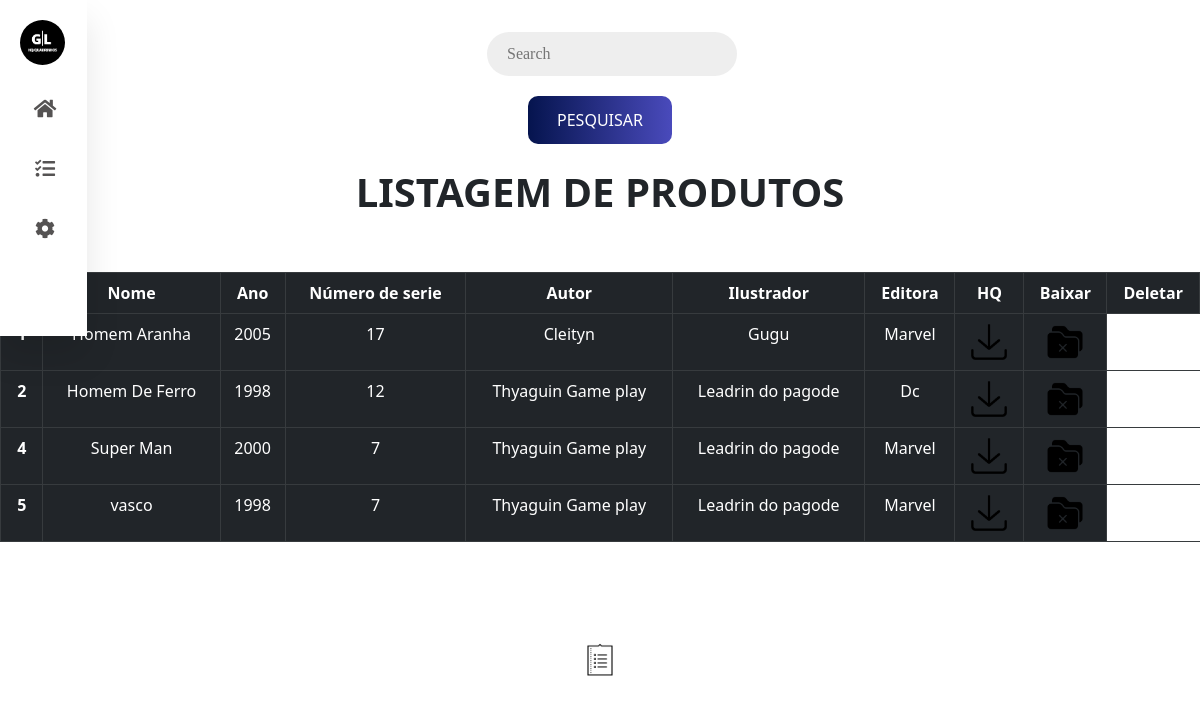
Screenshot of /view/tela_listagem.php with the database file from the repository.
### tables this page shows
CREATE TABLE `hq` (
  `id` int(10) NOT NULL,
  `nome` varchar(70) NOT NULL,
  `ano` varchar(15) NOT NULL,
  `numdserie` varchar(15) NOT NULL,
  `autor` varchar(50) NOT NULL,
  `ilust` varchar(50) NOT NULL,
  `editora` varchar(50) NOT NULL,
  `imagem` varchar(200) DEFAULT NULL,
  `endereco` varchar(200) DEFAULT NULL
);

### view/tela_listagem.php (the view, shortened to what this page needs)
<?php
  	$conectar = getConnection();
?>
<!DOCTYPE html>
<link href="https://cdnjs.cloudflare.com/ajax/libs/font-awesome/5.15.4/css/all.min.css"
      rel="stylesheet">
<html>
 	<head>
		 <link href="https://cdn.jsdelivr.net/npm/bootstrap@5.2.1/dist/css/bootstrap.min.css" rel="stylesheet">
	</head>
	<header>
	<nav>
	<ul>
		<li>
		<a href="#" class="logo">
			<img src="../view/a (1).png" alt="">
			<span class="nav-item">HQS</span>
		</a>
		</li>
	<li><a href="tela_cadastro.html">
		<i class="fas fa-home"></i>
		<b><span class="nav-item">Cadastro</span></b>
	</a></li>
	 <li> <a href="tela_listagem.php">
		<i class="fas fa-tasks"></i>
		<b><span class="nav-item">Listagem</span></b>
	</a></li>
	   <li><a href="tela_atualizacao.html">
		<i class="fas fa-cog"></i>
		<b><span class="nav-item">Recadastro</span></b>
	</a></li>
	</ul>
</nav>
</header>
<body>
<?php
  $dados = filter_input_array(INPUT_GET, FILTER_DEFAULT);
?>
<br>
<form action="tela_listagem.php" method="GET">
<center>
	<div class="container">
    <input type="text" name="login_usuario" placeholder="Search" id="input_pesquisa" class="search">
	</div>
</center>
	<br><br><br>
<center>
	<div class="container">
	<input class="pesquisar" type="submit" value="Pesquisar">
	</div>
</center>
</form>
<br>
<center>
<h1><b> LISTAGEM DE PRODUTOS </b></h1>
<br><br>
<?php
      $pesquisa = $dados['login_usuario'] . "%";
       $sql = "SELECT id,nome, ano, numdserie,autor, ilust,editora,imagem, endereco FROM hq WHERE nome LIKE :nome ORDER BY id";
       $consulta = $conectar->prepare($sql);
       $consulta -> bindParam(':nome', $pesquisa, PDO::PARAM_STR);
       $consulta->execute();
       echo '<table class="table table-bordered table-dark">';
       echo "<thead>";
       echo "<tr>";
       echo "<th><center> ID </center></th>";
       echo "<th><center> Nome </center></th>";
       echo "<th><center> Ano </center></th>";
       echo "<th><center> Número de serie </center></th>";
       echo "<th><center> Autor </center></th>";
       echo "<th><center> Ilustrador </center></th>";
       echo "<th><center> Editora </center></th>";
       echo "<th><center> HQ </center></th>";
	   echo "<th><center> Baixar </center></th>";
	   echo "<th><center> Deletar </center></th>";
       echo "</tr>";
       echo "</thead>";
       echo "<tbody>";
       while ($exibir = $consulta->fetch(PDO::FETCH_ASSOC)) {
          echo "<tr>";
          echo "<th><center>" . $exibir['id'] . "</center></th>";
          echo "<td><center>" . $exibir['nome'] . "</center></td>";
          echo "<td><center>" . $exibir['ano'] . "</center></td>";
          echo "<td><center>" . $exibir['numdserie'] . "</center></td>";
          echo "<td><center>" . $exibir['autor'] . "</center></td>";
          echo "<td><center>" . $exibir['ilust'] . "</center></td>";
          echo "<td><center>" . $exibir['editora'] . "</center></td>";
          echo "<td><center> <a class='deletar' href='../uploads/" . $exibir["endereco"] . "' download> <img src='d.png'> </a> </center></td>";
        ?>
      <td>
        <center>
          <a class="Deletar" href="<?php echo "../model/deletar.php?id={$exibir['id']}"; ?>">
            <img src="excluir-pasta.png" name="id_deletar">
          </a>
        </center>
      </td>
    <?php
          echo "</tr>";
        }
        echo "</tbody>";
        echo "</table>";
        ?>
<br><br><br>
        <a class="Relatorio" href="gerar_pdf.php" name="relatorio">
            <img src="relatorio.png">
        </a>
</center>
</body>
</html>

### view/tela_listagem.php (style rules this page uses)
body { background-image: url('fundo_login.jpg'); background-repeat: no-repeat; background-attachment: fixed; background-size: cover; }
img { width: 40px; height: 40px; }
ul,a { margin: 0; padding: 0; outline: none; border: none; text-decoration: none; box-sizing: border-box; font-family: "Poppis", sans-serif; }
nav { position: absolute; top: 0; bottom: 0; height: 42%; left: 0; background: #fff; width: 87px; overflow: hidden; transition: width 0.2s linear; box-shadow: 0 20px 35px rgba(0, 0, 0, 0.1 ); }
.logo { text-align: center; display: flex; transition: all 0.5s ease; margin: 10px 0 0 10px; }
.logo img { width: 45px; height: 45px; border-radius: 50%; }
.logo span { font-weight: bold; padding-left: 15px; font-size: 18px ; text-transform: uppercase; }
a { position: relative; color: rgb(85, 83, 83); font-size: 14px; display: table; width: 300px; padding: 10px; }
.fas { position: relative; width: 70px; height: 40px; top: 14px; font-size: 20px; text-align: center; }
.nav-item { position: relative; top: 12px; margin-left: 10px; }
.container { position: relative; width: 250px; }
.search { position: relative; width: 100%; padding: 10px 10px 10px 20px; border: 0; border-radius: 50px; overflow: hidden; font-family: "Poppins"; font-size: 16px; transition: all 0.5s ease-in-out; background-color: #eee; }
.search { position: absolute; top: 8px; right: -12px; transition: all 0.5 ease-in-out; }
.Deletar { width: 10px; }
.deletar { width: 10px; }
.pesquisar { border: none; color: #ffff; width: 9em; height: 3em; line-height: 2em; text-align: center; background: rgb(5,20,78); background: linear-gradient(90deg, rgba(5,20,78,1) 0%, rgba(77,77,193,1) 35%, rgba(199,217,221,1) 100%); background-size: 300%; border-radius: 10px; text-transform: uppercase; cursor: pointer; z-index: 1; }
.pesquisar::before { content: ""; position: absolute; top: -5px; left: -5px; right: -5px; bottom: -5px; z-index: -1; background: rgb(5,20,78); background: linear-gradient(90deg, rgba(5,20,78,1) 0%, rgba(77,77,193,1) 35%, rgba(199,217,221,1) 100%); background-size: 400%; border-radius: 10px; transition: 1s; }

### rows the page displays
hq: nome "Homem Aranha", ano "2005", numdserie "17", autor "Cleityn", ilust "Gugu", editora "Marvel"
hq: id "2", nome "Homem De Ferro", ano "1998", numdserie "12", autor "Thyaguin Game play", ilust "Leadrin do pagode", editora "Dc"
hq: id "4", nome "Super Man", ano "2000", numdserie "7", autor "Thyaguin Game play", ilust "Leadrin do pagode", editora "Marvel"
hq: id "5", nome "vasco", ano "1998", numdserie "7", autor "Thyaguin Game play", ilust "Leadrin do pagode", editora "Marvel"
